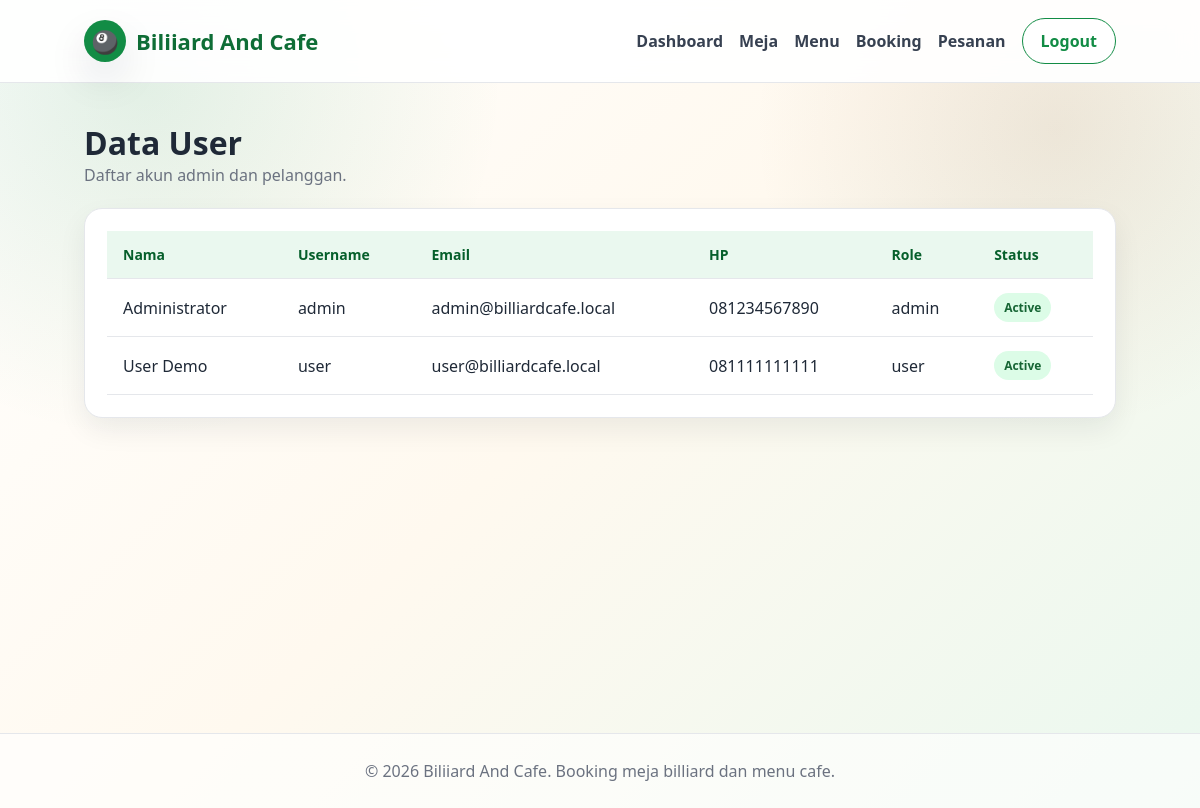
The page /admin/users.php (signed in) on the database its author committed.
### tables this page shows
CREATE TABLE `users` (
  `id` int(11) NOT NULL,
  `name` varchar(100) NOT NULL,
  `username` varchar(50) NOT NULL,
  `email` varchar(100) NOT NULL,
  `phone` varchar(30) DEFAULT NULL,
  `password` varchar(255) NOT NULL,
  `role` enum('admin','user') NOT NULL DEFAULT 'user',
  `status` enum('active','inactive') NOT NULL DEFAULT 'active',
  `created_at` timestamp NOT NULL DEFAULT current_timestamp()
);

### includes/functions.php (called while the page is built, shortened)
<?php
function e($value) {
    return htmlspecialchars((string)$value, ENT_QUOTES, 'UTF-8');
}
function badgeClass($status) {
    $map = [
        'available' => 'success',
        'active' => 'success',
        'paid' => 'success',
        'confirmed' => 'success',
        'completed' => 'success',
        'ready' => 'success',
        'pending' => 'warning',
        'process' => 'info',
        'unpaid' => 'danger',
        'sold_out' => 'danger',
        'cancelled' => 'danger',
        'maintenance' => 'warning',
        'inactive' => 'dark'
    ];
    return $map[$status] ?? 'dark';
}

### admin/users.php (the view, shortened to what this page needs)
<?php
require_once '../config/database.php';
require_once '../includes/functions.php';
$users = $pdo->query("SELECT * FROM users ORDER BY created_at DESC")->fetchAll();
require_once '../includes/header.php';
?>
<section class="container">
    <div class="section-title"><div><h2>Data User</h2><p>Daftar akun admin dan pelanggan.</p></div></div>
    <div class="card table-responsive">
        <table class="data-table">
            <thead><tr><th>Nama</th><th>Username</th><th>Email</th><th>HP</th><th>Role</th><th>Status</th></tr></thead>
            <tbody><?php foreach ($users as $u): ?><tr><td><?= e($u['name']) ?></td><td><?= e($u['username']) ?></td><td><?= e($u['email']) ?></td><td><?= e($u['phone']) ?></td><td><?= e($u['role']) ?></td><td><span class="badge badge-<?= badgeClass($u['status']) ?>"><?= e($u['status']) ?></span></td></tr><?php endforeach; ?></tbody>
        </table>
    </div>
</section>
<?php require_once '../includes/footer.php'; ?>

### assets/css/style.css (style rules this page uses)
:root { --green:#128C45; --green-light:#EAF8EF; --green-dark:#0E6D36; --brown:#8B5E34; --cream:#FFF9EF; --white:#FFFFFF; --dark:#1F2937; --muted:#6B7280; --line:#E5E7EB; --danger:#DC2626; --warning:#D97706; --info:#2563EB; --shadow:0 18px 40px rgba(17,24,39,.10); --radius:18px; }
* { box-sizing:border-box;margin:0;padding:0 }
body { font-family:'Segoe UI',Tahoma,Geneva,Verdana,sans-serif; background: radial-gradient(circle at 12% 10%, rgba(18,140,69,.12), transparent 28%), radial-gradient(circle at 88% 16%, rgba(139,94,52,.12), transparent 24%), linear-gradient(135deg,#ffffff 0%,#fff9ef 48%,#eaf8ef 100%); color:var(--dark); min-height:100vh; }
.container { width:min(1180px,86%);margin:0 auto;padding:38px 0 }
.card { background:rgba(255,255,255,.96);border:1px solid var(--line);border-radius:var(--radius);padding:22px;box-shadow:0 12px 28px rgba(17,24,39,.07) }
.section-title { display:flex;justify-content:space-between;align-items:center;margin-bottom:22px;gap:14px }
.section-title h2 { font-size:32px }
.section-title p { color:var(--muted) }
.table-responsive { overflow:auto;border-radius:18px;border:1px solid var(--line);background:#fff }
.data-table { width:100%;border-collapse:collapse;min-width:760px }
.data-table th,.data-table td { padding:14px 16px;text-align:left;border-bottom:1px solid var(--line);vertical-align:middle }
.data-table th { background:var(--green-light);color:#065F2B;font-size:14px }
.badge { display:inline-block;border-radius:999px;padding:6px 10px;font-size:12px;font-weight:800;text-transform:capitalize }
.badge-success { background:#DCFCE7;color:#166534 }

### rows shown on the page
users: name "Administrator", username "admin", email "admin@billiardcafe.local", phone "081234567890", role "admin", status "Active"
users: name "User Demo", username "user", email "user@billiardcafe.local", phone "081111111111", role "user", status "Active"
